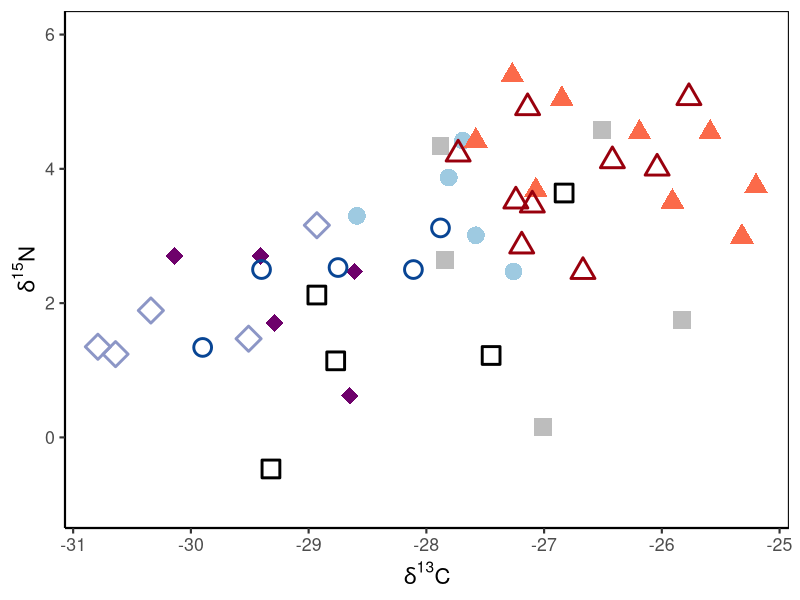
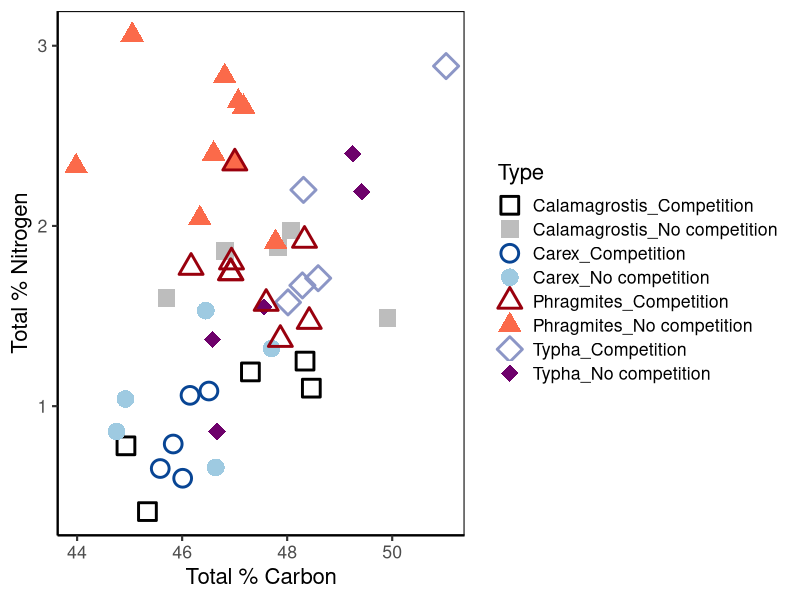
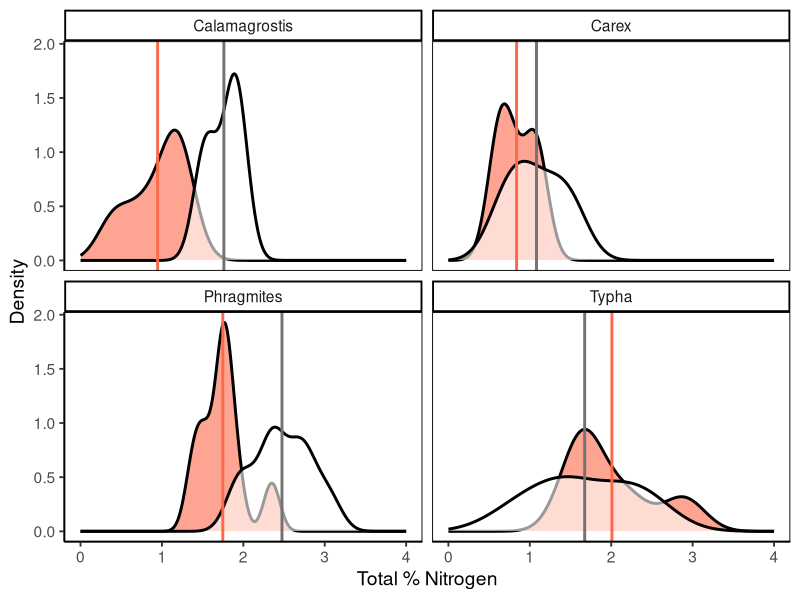
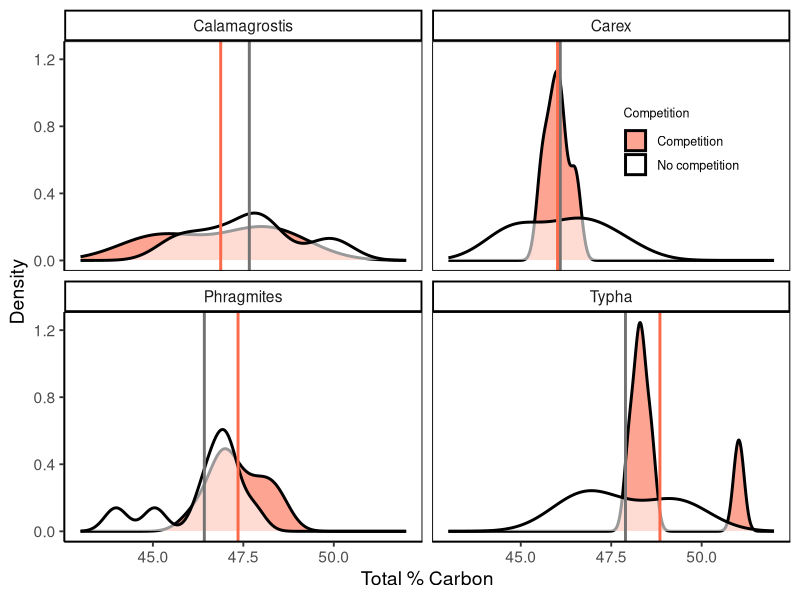
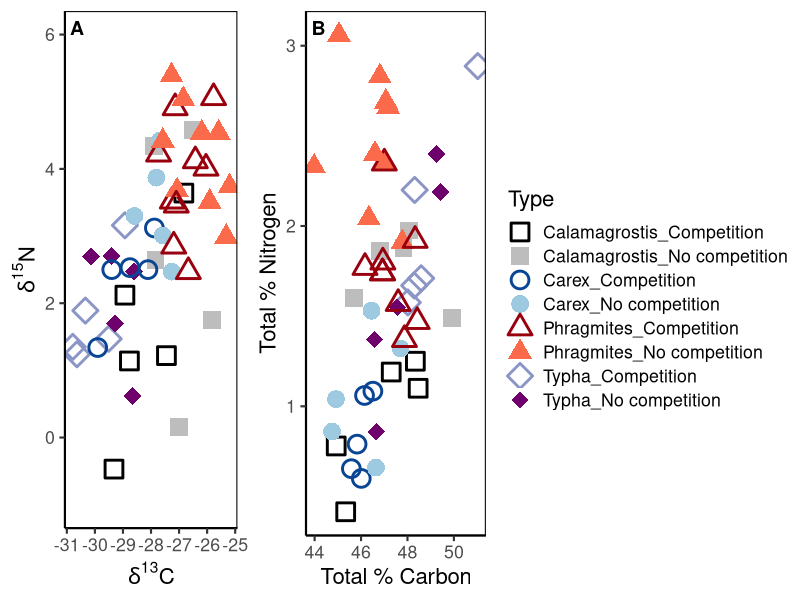
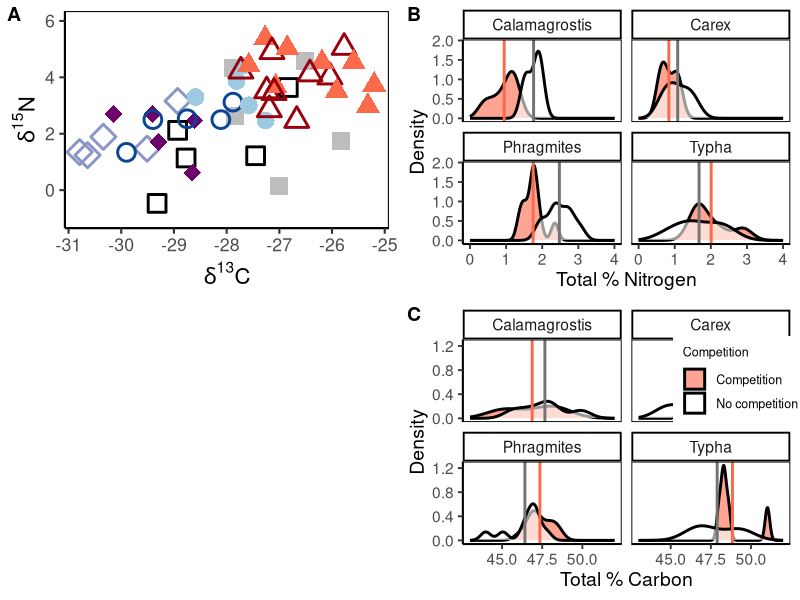

Write R code to recreate these figures, in order.
library(tidyverse)
library(ggpubr)

Isotopes <- read.csv("Data/Isotopes.csv")

colnames(Isotopes)




nutrient.sum <- Isotopes %>% group_by(Type) %>% 
  summarise(N.avg = mean(N),
            N.sd = sd(N),
            N.length = length(N),
            N.err = (N.sd/(sqrt(N.length))),
            C.avg = mean(C),
            C.sd= sd(C),
            C.length = length(C),
            C.err = (C.sd/(sqrt(C.length))))


#Type                         N.avg  N.sd N.length  N.err C.avg  C.sd C.length C.err
#1 Calamagrostis_Competition    0.947 0.348        5 0.156   46.9 1.66         5 0.741
#2 Calamagrostis_No competition 1.76  0.206        5 0.0920  47.7 1.57         5 0.701
#3 Carex_Competition            0.838 0.225        5 0.101   46.0 0.348        5 0.156
#4 Carex_No competition         1.08  0.349        5 0.156   46.1 1.24         5 0.556
#5 Phragmites_Competition       1.75  0.284        9 0.0947  47.4 0.748        9 0.249
#6 Phragmites_No competition    2.47  0.370        9 0.123   46.4 1.18         9 0.394
#7 Typha_Competition            2.01  0.548        5 0.245   48.8 1.24         5 0.552
#8 Typha_No competition         1.67  0.625        5 0.280   47.9 1.37         5 0.614


isotope.sum <- Isotopes %>% group_by(Type) %>% 
  summarise(dN.avg = mean(DeltaN),
            dN.sd = sd(DeltaN),
            dN.length = length(DeltaN),
            dN.err = (dN.sd/(sqrt(dN.length))),
            dC.avg = mean(DeltaC),
            dC.sd= sd(DeltaC),
            dC.length = length(DeltaC),
            dC.err = (dC.sd/(sqrt(dC.length))))

#Type                        dN.avg dN.sd dN.length dN.err dC.avg dC.sd dC.length dC.err
#1 Calamagrostis_Competition   1.53 1.50          5  0.673  -28.3 1.06          5  0.476
#2 Calamagrostis_No competi~   2.69 1.84          5  0.824  -27.0 0.879         5  0.393
#3 Carex_Competition           2.40 0.648         5  0.290  -28.8 0.851         5  0.380
#4 Carex_No competition        3.41 0.756         5  0.338  -27.8 0.494         5  0.221
#5 Phragmites_Competition      3.85 0.865         9  0.288  -26.8 0.634         9  0.211
#6 Phragmites_No competition   4.21 0.776         9  0.259  -26.3 0.888         9  0.296
#7 Typha_Competition           1.82 0.787         5  0.352  -30.0 0.795         5  0.355
#8 Typha_No competition        2.04 0.893         5  0.399  -29.2 0.629         5  0.281

nutrient.summary <- full_join(nutrient.sum, isotope.sum)
write.csv(nutrient.summary, "Data/Nutrient_Isotope_sum.csv")

isotopes <- ggplot(Isotopes, aes(x = DeltaC, y = DeltaN, shape = Type, colour = Type)) +
  geom_point(size = 5, stroke = 1.5) +
  theme_classic(base_size = 16) + 
  theme(panel.border = element_rect(fill = NA)) +
  ylim(-1, 6) +
  labs(x = expression(paste(delta^{13}, "C")),
       y = expression(paste(delta^{15}, "N"))) +
  scale_shape_manual(values = c(0,15,1, 16,2, 17, 5,18)) +
  scale_colour_manual(values = c("black","#bdbdbd",
                                 "#084594","#9ecae1",
                                 "#99000d","#fb6a4a",
                                 "#8c96c6","#6e016b")) +
  theme(legend.position = "none")

isotopes

legend <- get_legend(isotopes)
legends <- as_ggplot(legend)

nutrient <- ggplot(Isotopes, aes(x = C, y = N, shape = Type, colour = Type)) +
  geom_point(size = 5, stroke = 1.5) +
  theme_classic(base_size = 16) + 
  theme(panel.border = element_rect(fill = NA)) +
  xlab("Total % Carbon") +
  ylab("Total % Nitrogen") +
  scale_shape_manual(values = c(0,15,1, 16,2, 17, 5,18)) +
  scale_colour_manual(values = c("black","#bdbdbd",
                                 "#084594","#9ecae1",
                                 "#99000d","#fb6a4a",
                                 "#8c96c6","#6e016b")) 
nutrient



leaf.nutrient <- ggarrange(isotopes, nutrient,
          common.legend = TRUE,
          legend = "right",
          labels = "AUTO",
          hjust = c(-5, -4.5),
          vjust = 2.5)

ggsave("Figures/Plant_Nutrients.TIFF", leaf.nutrient,
       dpi = 300)


Isotopes %>% 
  group_by(Species, Treatment) %>% 
  mutate(Cmean = mean(C),
         Cmedian = median(C),
         Nmean = mean(N),
         Nmedian = median(N)) -> Isotopes
  
  
  
nut.den <- ggplot(Isotopes, aes(x = N, fill = as.factor(Treatment))) +
  geom_density(alpha = 0.6, size = 1) +
    facet_wrap("Species") + 
  scale_fill_manual(values = c("#fb6a4a", "white")) +
  theme_classic(base_size = 14) +
  theme(plot.title = element_text(size = 14, face = "bold"),
        legend.title=element_text(size=9), 
        legend.text=element_text(size=9)) +
  theme(panel.border = element_rect(fill = NA)) +
  labs(x = "Total % Nitrogen",
       y = "Density") +
  xlim(0, 4) +
  labs(fill = "Competition") +
  geom_vline(aes(xintercept = Nmean, colour = Treatment),
             size = 1) +
  scale_colour_manual(values = c("#fb6a4a", "#737373")) +
  theme(legend.position = "none") 

nut.den
  

nut.cden <- ggplot(Isotopes, aes(x = C, fill = as.factor(Treatment))) +
  geom_density(alpha = 0.6, size = 1) +
  facet_wrap("Species") + 
  scale_fill_manual(values = c("#fb6a4a", "white")) +
  theme_classic(base_size = 14) +
  theme(plot.title = element_text(size = 14, face = "bold"),
        legend.title=element_text(size=9), 
        legend.text=element_text(size=9)) +
  theme(panel.border = element_rect(fill = NA)) +
  labs(x = "Total % Carbon",
       y = "Density") +
  xlim(43, 52) +
  labs(fill = "Competition") +
  geom_vline(aes(xintercept = Cmean,
                 colour = Treatment),
             size = 1,
             show.legend = FALSE) +
  scale_colour_manual(values = c("#fb6a4a", "#737373")) +
  theme(legend.position = c(0.85, 0.8))

nut.cden


isotope.nut.den <- ggarrange(isotopes, nut.den,
          legends, nut.cden,
          labels = c("A","B"," ","C"))

ggsave("Figures/Isotopes_Nutrient_density.TIFF", isotope.nut.den,
       dpi = 300)
